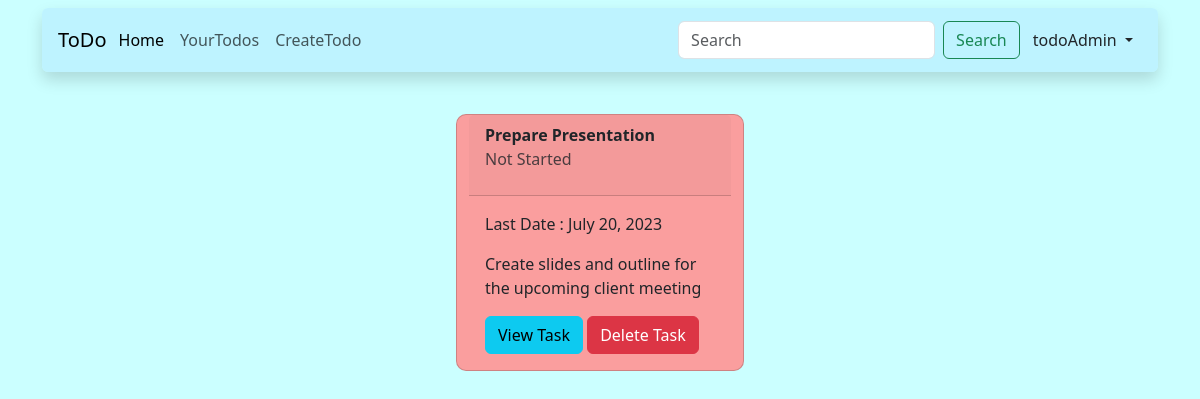
The page /todo/ (signed in) on the database its author committed.
### home/models.py (models this page shows, shortened)
class Todo(models.Model):
    sno = models.AutoField(primary_key=True)
    user = models.ForeignKey(User,on_delete=models.CASCADE,default='')
    task_name = models.CharField(max_length=50)
    description = models.TextField()
    priority = models.CharField(max_length=6)
    dueDate = models.DateField(auto_now=False, auto_now_add=False)
    tag = models.CharField(max_length=50)
    status = models.CharField(max_length=15)

### todo/views.py (the view)
# urls.py: path('todo/',include('todo.urls')),
def todo(request):
    user = request.user
    if request.user.is_anonymous :
        return redirect('/')
    todoList = Todo.objects.filter(user=user).order_by('dueDate')
    return render(request,'todo/todoList.html',{'todoList':todoList})

### templates/todo/todoList.html (shortened to what this page needs)
{% extends 'basic.html' %}
{% block linkCss %}/static/todo/css/todoList.css{% endblock linkCss %}
{% block body %}
<div class="container mt-3">
    <div class='row p-3 justify-content-center'>
        {% for todo in todoList %}
            <div id='todo{{todo.sno}}' class="card col-sm-6 col-md-4 w-auto" style='max-width:18rem'>
                <div class="card-header"><b>{{todo.task_name}}</b><p style='opacity: 0.8;'>{{todo.status}}</p></div>
                <div class="card-body">
                    <p class="card-text">Last Date : {{todo.dueDate}}</p>
                    <p class="card-text">{{todo.description}}</p>
                    <a href="/todo/{{todo.task_name}}" class="btn btn-info card-text">
                        View Task
                    </a>
                    <a href="/delete/{{todo.sno}}" class="btn btn-danger card-text">
                        Delete Task
                    </a>
                </div>
            </div>
        {% endfor %}
    </div>
</div>
{% endblock body %}

### templates/basic.html (shortened to what this page needs)
{% load static %}
<!doctype html>
<html lang="en">
  <head>
    <link href="https://cdn.jsdelivr.net/npm/bootstrap@5.3.0/dist/css/bootstrap.min.css" rel="stylesheet">
    <link rel="stylesheet"  type="text/css" href="{% block linkCss %}{% endblock linkCss %}">
    <link rel="stylesheet" href="/static/basic.css">
  </head>
  <body>
    <div class='container sticky-top'>
      <nav class="navbar navbar-expand-lg rounded sticky-top shadow mt-2" style="background-color: #baeeffb3;">
          <div class="container-fluid">
            <a class="navbar-brand m-1" href="/">ToDo</a>
            <div class="collapse navbar-collapse" id="navbarSupportedContent">
              <ul class="navbar-nav me-auto mb-2 mb-lg-0">
                <li class="nav-item">
                  <a class="nav-link active" aria-current="page" href="/">Home</a>
                </li>
                {% if user.is_authenticated  %}
                <li class="nav-item">
                  <a class="nav-link" href="/todo/">YourTodos</a>
                </li>
                <li class="nav-item">
                  <a class="nav-link" href="/createTodo/">CreateTodo</a>
                </li>
                {% endif %}
              </ul>
              {% if user.is_authenticated  %}
                <form action='/search/' method='get' class="d-flex justify-content-center" role="search">
                  <input class="form-control me-2" type="search" name='search' id='search' placeholder="Search" aria-label="Search">
                  <button class="btn btn-outline-success" type="submit">Search</button>
                </form>
                <div class="dropdown">
                  <button class="btn dropdown-toggle" type="button" data-bs-toggle="dropdown" aria-expanded="false">
                    {{user.username}}
                  </button>
                </div>
              {% else %}
                <a href='/login' class="btn mx-2">Login</a><span>/</span>
                <a href='/signin' class="btn mx-2">SignIn</a>
              {% endif %}
            </div>
          </div>
        </nav>
    </div>
    {% block body %}
    {% endblock body %}
</body>
</html>

### static/todo/css/todoList.css (style rules this page uses)
.card { border-radius: 10px; margin:10px; transition: all 0.3s; }

### static/basic.css (style rules this page uses)
body { background-color: rgb(203, 255, 255); }

### rows shown on the page
Todo: task_name "Prepare Presentation", status "Not Started", dueDate "July 20, 2023", description "Create slides and outline for the upcoming client meeting"

### other values the page prints
{{ user.username }} "todoAdmin"
